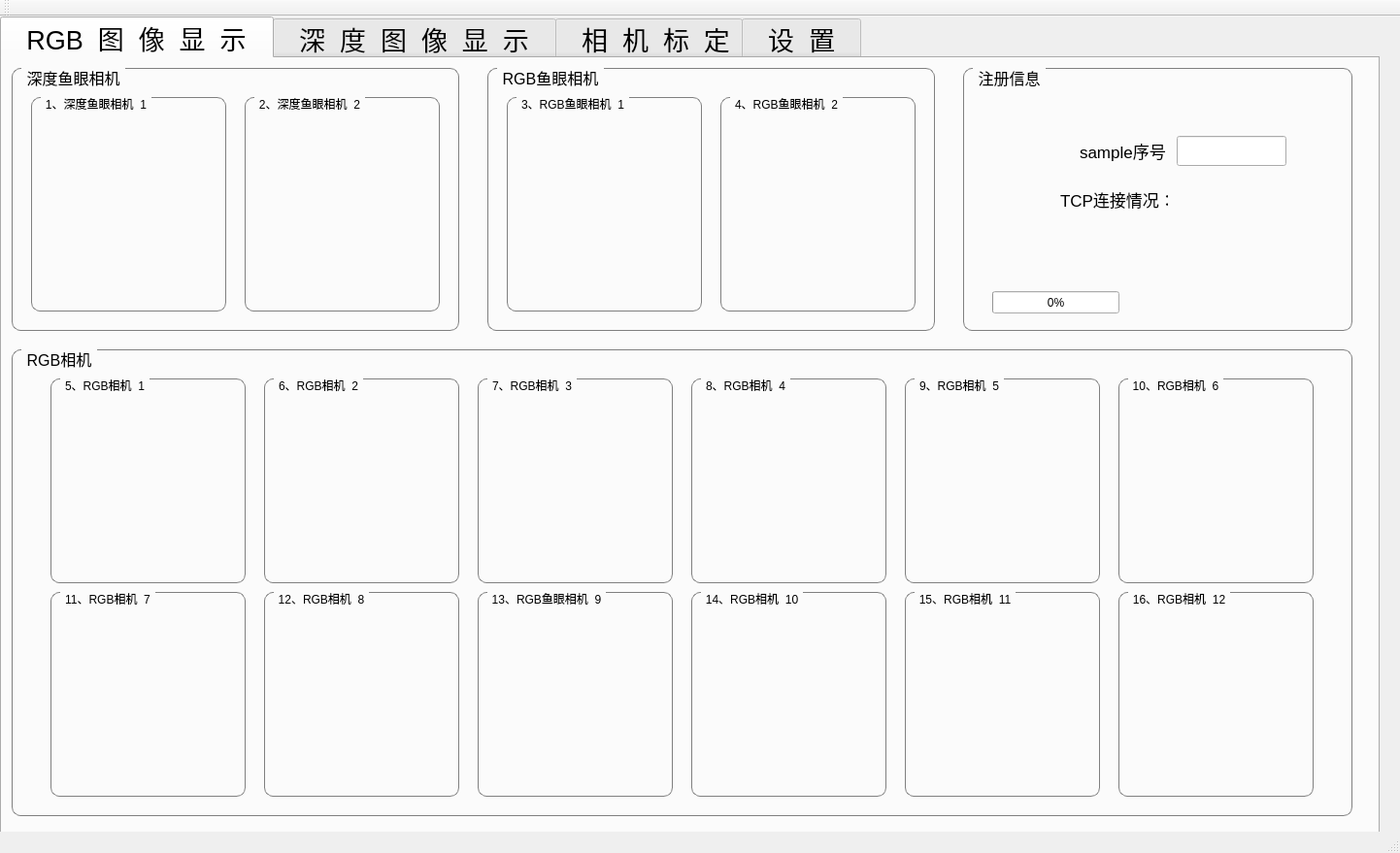
<?xml version="1.0" encoding="UTF-8"?>
<ui version="4.0">
 <class>pic_hard_syncClass</class>
 <widget class="QMainWindow" name="pic_hard_syncClass">
  <property name="geometry">
   <rect>
    <x>0</x>
    <y>0</y>
    <width>1442</width>
    <height>879</height>
   </rect>
  </property>
  <property name="windowTitle">
   <string>pic_hard_sync</string>
  </property>
  <widget class="QWidget" name="centralWidget">
   <widget class="QTabWidget" name="tabWidget">
    <property name="geometry">
     <rect>
      <x>0</x>
      <y>0</y>
      <width>1421</width>
      <height>901</height>
     </rect>
    </property>
    <property name="font">
     <font>
      <family>Arial</family>
      <pointsize>20</pointsize>
      <weight>50</weight>
      <bold>false</bold>
     </font>
    </property>
    <property name="currentIndex">
     <number>0</number>
    </property>
    <widget class="QWidget" name="tab_2">
     <attribute name="title">
      <string>  RGB  图  像  显  示  </string>
     </attribute>
     <widget class="QGroupBox" name="groupBox">
      <property name="geometry">
       <rect>
        <x>10</x>
        <y>10</y>
        <width>461</width>
        <height>271</height>
       </rect>
      </property>
      <property name="font">
       <font>
        <pointsize>12</pointsize>
        <weight>50</weight>
        <bold>false</bold>
       </font>
      </property>
      <property name="styleSheet">
       <string notr="true">QGroupBox {     
border: 1px solid gray;     
border-radius: 9px;     
margin-top: 0.5em;
}

QGroupBox::title {     
subcontrol-origin: margin;     
left: 10px;     
padding: 0 3px 0 3px;
 }</string>
      </property>
      <property name="title">
       <string>深度鱼眼相机</string>
      </property>
      <widget class="QGroupBox" name="groupBox_2">
       <property name="geometry">
        <rect>
         <x>20</x>
         <y>30</y>
         <width>201</width>
         <height>221</height>
        </rect>
       </property>
       <property name="font">
        <font>
         <family>Arial</family>
        </font>
       </property>
       <property name="title">
        <string>1、深度鱼眼相机_1</string>
       </property>
       <widget class="QLabel" name="label_gray_fisheye_1">
        <property name="geometry">
         <rect>
          <x>20</x>
          <y>40</y>
          <width>160</width>
          <height>160</height>
         </rect>
        </property>
        <property name="text">
         <string/>
        </property>
       </widget>
      </widget>
      <widget class="QGroupBox" name="groupBox_3">
       <property name="geometry">
        <rect>
         <x>240</x>
         <y>30</y>
         <width>201</width>
         <height>221</height>
        </rect>
       </property>
       <property name="font">
        <font>
         <family>Arial</family>
        </font>
       </property>
       <property name="title">
        <string>2、深度鱼眼相机_2</string>
       </property>
       <widget class="QLabel" name="label_gray_fisheye_2">
        <property name="geometry">
         <rect>
          <x>20</x>
          <y>40</y>
          <width>160</width>
          <height>160</height>
         </rect>
        </property>
        <property name="text">
         <string/>
        </property>
       </widget>
      </widget>
     </widget>
     <widget class="QGroupBox" name="groupBox_4">
      <property name="geometry">
       <rect>
        <x>500</x>
        <y>10</y>
        <width>461</width>
        <height>271</height>
       </rect>
      </property>
      <property name="font">
       <font>
        <pointsize>12</pointsize>
        <weight>50</weight>
        <bold>false</bold>
       </font>
      </property>
      <property name="styleSheet">
       <string notr="true">QGroupBox {     
border: 1px solid gray;     
border-radius: 9px;     
margin-top: 0.5em;
}

QGroupBox::title {     
subcontrol-origin: margin;     
left: 10px;     
padding: 0 3px 0 3px;
 }</string>
      </property>
      <property name="title">
       <string>RGB鱼眼相机</string>
      </property>
      <widget class="QGroupBox" name="groupBox_5">
       <property name="geometry">
        <rect>
         <x>20</x>
         <y>30</y>
         <width>201</width>
         <height>221</height>
        </rect>
       </property>
       <property name="font">
        <font>
         <family>Arial</family>
        </font>
       </property>
       <property name="title">
        <string>3、RGB鱼眼相机_1</string>
       </property>
       <widget class="QLabel" name="label_RGB_fisheye_1">
        <property name="geometry">
         <rect>
          <x>20</x>
          <y>40</y>
          <width>160</width>
          <height>160</height>
         </rect>
        </property>
        <property name="text">
         <string/>
        </property>
       </widget>
      </widget>
      <widget class="QGroupBox" name="groupBox_6">
       <property name="geometry">
        <rect>
         <x>240</x>
         <y>30</y>
         <width>201</width>
         <height>221</height>
        </rect>
       </property>
       <property name="font">
        <font>
         <family>Arial</family>
        </font>
       </property>
       <property name="title">
        <string>4、RGB鱼眼相机_2</string>
       </property>
       <widget class="QLabel" name="label_RGB_fisheye_2">
        <property name="geometry">
         <rect>
          <x>20</x>
          <y>40</y>
          <width>160</width>
          <height>160</height>
         </rect>
        </property>
        <property name="text">
         <string/>
        </property>
       </widget>
      </widget>
     </widget>
     <widget class="QGroupBox" name="groupBox_7">
      <property name="geometry">
       <rect>
        <x>10</x>
        <y>300</y>
        <width>1381</width>
        <height>481</height>
       </rect>
      </property>
      <property name="font">
       <font>
        <pointsize>12</pointsize>
        <weight>50</weight>
        <bold>false</bold>
       </font>
      </property>
      <property name="styleSheet">
       <string notr="true">QGroupBox {     
border: 1px solid gray;     
border-radius: 9px;     
margin-top: 0.5em;
}

QGroupBox::title {     
subcontrol-origin: margin;     
left: 10px;     
padding: 0 3px 0 3px;
 }</string>
      </property>
      <property name="title">
       <string>RGB相机</string>
      </property>
      <widget class="QGroupBox" name="groupBox_8">
       <property name="geometry">
        <rect>
         <x>40</x>
         <y>30</y>
         <width>201</width>
         <height>211</height>
        </rect>
       </property>
       <property name="font">
        <font>
         <family>Arial</family>
        </font>
       </property>
       <property name="title">
        <string>5、RGB相机_1</string>
       </property>
       <widget class="QLabel" name="label_RGB_1">
        <property name="geometry">
         <rect>
          <x>20</x>
          <y>30</y>
          <width>160</width>
          <height>160</height>
         </rect>
        </property>
        <property name="text">
         <string/>
        </property>
       </widget>
      </widget>
      <widget class="QGroupBox" name="groupBox_9">
       <property name="geometry">
        <rect>
         <x>260</x>
         <y>30</y>
         <width>201</width>
         <height>211</height>
        </rect>
       </property>
       <property name="font">
        <font>
         <family>Arial</family>
        </font>
       </property>
       <property name="title">
        <string>6、RGB相机_2</string>
       </property>
       <widget class="QLabel" name="label_RGB_2">
        <property name="geometry">
         <rect>
          <x>20</x>
          <y>30</y>
          <width>160</width>
          <height>160</height>
         </rect>
        </property>
        <property name="text">
         <string/>
        </property>
       </widget>
      </widget>
      <widget class="QGroupBox" name="groupBox_10">
       <property name="geometry">
        <rect>
         <x>480</x>
         <y>30</y>
         <width>201</width>
         <height>211</height>
        </rect>
       </property>
       <property name="font">
        <font>
         <family>Arial</family>
        </font>
       </property>
       <property name="title">
        <string>7、RGB相机_3</string>
       </property>
       <widget class="QLabel" name="label_RGB_3">
        <property name="geometry">
         <rect>
          <x>20</x>
          <y>30</y>
          <width>160</width>
          <height>160</height>
         </rect>
        </property>
        <property name="text">
         <string/>
        </property>
       </widget>
      </widget>
      <widget class="QGroupBox" name="groupBox_11">
       <property name="geometry">
        <rect>
         <x>700</x>
         <y>30</y>
         <width>201</width>
         <height>211</height>
        </rect>
       </property>
       <property name="font">
        <font>
         <family>Arial</family>
        </font>
       </property>
       <property name="title">
        <string>8、RGB相机_4</string>
       </property>
       <widget class="QLabel" name="label_RGB_4">
        <property name="geometry">
         <rect>
          <x>20</x>
          <y>30</y>
          <width>160</width>
          <height>160</height>
         </rect>
        </property>
        <property name="text">
         <string/>
        </property>
       </widget>
      </widget>
      <widget class="QGroupBox" name="groupBox_12">
       <property name="geometry">
        <rect>
         <x>920</x>
         <y>30</y>
         <width>201</width>
         <height>211</height>
        </rect>
       </property>
       <property name="font">
        <font>
         <family>Arial</family>
        </font>
       </property>
       <property name="title">
        <string>9、RGB相机_5</string>
       </property>
       <widget class="QLabel" name="label_RGB_5">
        <property name="geometry">
         <rect>
          <x>20</x>
          <y>30</y>
          <width>160</width>
          <height>160</height>
         </rect>
        </property>
        <property name="text">
         <string/>
        </property>
       </widget>
      </widget>
      <widget class="QGroupBox" name="groupBox_13">
       <property name="geometry">
        <rect>
         <x>1140</x>
         <y>30</y>
         <width>201</width>
         <height>211</height>
        </rect>
       </property>
       <property name="font">
        <font>
         <family>Arial</family>
        </font>
       </property>
       <property name="title">
        <string>10、RGB相机_6</string>
       </property>
       <widget class="QLabel" name="label_RGB_6">
        <property name="geometry">
         <rect>
          <x>20</x>
          <y>30</y>
          <width>160</width>
          <height>160</height>
         </rect>
        </property>
        <property name="text">
         <string/>
        </property>
       </widget>
      </widget>
      <widget class="QGroupBox" name="groupBox_14">
       <property name="geometry">
        <rect>
         <x>40</x>
         <y>250</y>
         <width>201</width>
         <height>211</height>
        </rect>
       </property>
       <property name="font">
        <font>
         <family>Arial</family>
        </font>
       </property>
       <property name="title">
        <string>11、RGB相机_7</string>
       </property>
       <widget class="QLabel" name="label_RGB_7">
        <property name="geometry">
         <rect>
          <x>20</x>
          <y>30</y>
          <width>160</width>
          <height>160</height>
         </rect>
        </property>
        <property name="text">
         <string/>
        </property>
       </widget>
      </widget>
      <widget class="QGroupBox" name="groupBox_15">
       <property name="geometry">
        <rect>
         <x>260</x>
         <y>250</y>
         <width>201</width>
         <height>211</height>
        </rect>
       </property>
       <property name="font">
        <font>
         <family>Arial</family>
        </font>
       </property>
       <property name="title">
        <string>12、RGB相机_8</string>
       </property>
       <widget class="QLabel" name="label_RGB_8">
        <property name="geometry">
         <rect>
          <x>20</x>
          <y>30</y>
          <width>160</width>
          <height>160</height>
         </rect>
        </property>
        <property name="text">
         <string/>
        </property>
       </widget>
      </widget>
      <widget class="QGroupBox" name="groupBox_16">
       <property name="geometry">
        <rect>
         <x>480</x>
         <y>250</y>
         <width>201</width>
         <height>211</height>
        </rect>
       </property>
       <property name="font">
        <font>
         <family>Arial</family>
        </font>
       </property>
       <property name="title">
        <string>13、RGB鱼眼相机_9</string>
       </property>
       <widget class="QLabel" name="label_RGB_9">
        <property name="geometry">
         <rect>
          <x>20</x>
          <y>30</y>
          <width>160</width>
          <height>160</height>
         </rect>
        </property>
        <property name="text">
         <string/>
        </property>
       </widget>
      </widget>
      <widget class="QGroupBox" name="groupBox_17">
       <property name="geometry">
        <rect>
         <x>700</x>
         <y>250</y>
         <width>201</width>
         <height>211</height>
        </rect>
       </property>
       <property name="font">
        <font>
         <family>Arial</family>
        </font>
       </property>
       <property name="title">
        <string>14、RGB相机_10</string>
       </property>
       <widget class="QLabel" name="label_RGB_10">
        <property name="geometry">
         <rect>
          <x>20</x>
          <y>30</y>
          <width>160</width>
          <height>160</height>
         </rect>
        </property>
        <property name="text">
         <string/>
        </property>
       </widget>
      </widget>
      <widget class="QGroupBox" name="groupBox_18">
       <property name="geometry">
        <rect>
         <x>920</x>
         <y>250</y>
         <width>201</width>
         <height>211</height>
        </rect>
       </property>
       <property name="font">
        <font>
         <family>Arial</family>
        </font>
       </property>
       <property name="title">
        <string>15、RGB相机_11</string>
       </property>
       <widget class="QLabel" name="label_RGB_11">
        <property name="geometry">
         <rect>
          <x>20</x>
          <y>30</y>
          <width>160</width>
          <height>160</height>
         </rect>
        </property>
        <property name="text">
         <string/>
        </property>
       </widget>
      </widget>
      <widget class="QGroupBox" name="groupBox_19">
       <property name="geometry">
        <rect>
         <x>1140</x>
         <y>250</y>
         <width>201</width>
         <height>211</height>
        </rect>
       </property>
       <property name="font">
        <font>
         <family>Arial</family>
        </font>
       </property>
       <property name="title">
        <string>16、RGB相机_12</string>
       </property>
       <widget class="QLabel" name="label_RGB_12">
        <property name="geometry">
         <rect>
          <x>20</x>
          <y>30</y>
          <width>160</width>
          <height>160</height>
         </rect>
        </property>
        <property name="text">
         <string/>
        </property>
       </widget>
      </widget>
     </widget>
     <widget class="QGroupBox" name="groupBox_20">
      <property name="geometry">
       <rect>
        <x>990</x>
        <y>10</y>
        <width>401</width>
        <height>271</height>
       </rect>
      </property>
      <property name="font">
       <font>
        <family>Arial</family>
        <pointsize>12</pointsize>
       </font>
      </property>
      <property name="styleSheet">
       <string notr="true">QGroupBox {     
border: 1px solid gray;     
border-radius: 9px;     
margin-top: 0.5em;
}

QGroupBox::title {     
subcontrol-origin: margin;     
left: 10px;     
padding: 0 3px 0 3px;
 }</string>
      </property>
      <property name="title">
       <string>注册信息</string>
      </property>
      <widget class="QLabel" name="label_NO">
       <property name="geometry">
        <rect>
         <x>120</x>
         <y>70</y>
         <width>91</width>
         <height>31</height>
        </rect>
       </property>
       <property name="font">
        <font>
         <family>Arial</family>
         <pointsize>13</pointsize>
        </font>
       </property>
       <property name="text">
        <string>sample序号：</string>
       </property>
      </widget>
      <widget class="QLineEdit" name="lineEdit_NO">
       <property name="geometry">
        <rect>
         <x>220</x>
         <y>70</y>
         <width>113</width>
         <height>31</height>
        </rect>
       </property>
       <property name="font">
        <font>
         <family>Arial</family>
         <pointsize>13</pointsize>
        </font>
       </property>
      </widget>
      <widget class="QProgressBar" name="progressBar">
       <property name="geometry">
        <rect>
         <x>30</x>
         <y>230</y>
         <width>131</width>
         <height>23</height>
        </rect>
       </property>
       <property name="value">
        <number>0</number>
       </property>
      </widget>
      <widget class="QLabel" name="label_status">
       <property name="geometry">
        <rect>
         <x>170</x>
         <y>230</y>
         <width>221</width>
         <height>21</height>
        </rect>
       </property>
       <property name="font">
        <font>
         <family>Arial</family>
         <pointsize>9</pointsize>
        </font>
       </property>
       <property name="layoutDirection">
        <enum>Qt::LeftToRight</enum>
       </property>
       <property name="text">
        <string/>
       </property>
       <property name="alignment">
        <set>Qt::AlignCenter</set>
       </property>
      </widget>
      <widget class="QLabel" name="label_TCP">
       <property name="geometry">
        <rect>
         <x>100</x>
         <y>120</y>
         <width>111</width>
         <height>31</height>
        </rect>
       </property>
       <property name="font">
        <font>
         <family>Arial</family>
         <pointsize>13</pointsize>
        </font>
       </property>
       <property name="text">
        <string>TCP连接情况：</string>
       </property>
      </widget>
      <widget class="QLabel" name="label_TCP_status">
       <property name="geometry">
        <rect>
         <x>220</x>
         <y>110</y>
         <width>171</width>
         <height>51</height>
        </rect>
       </property>
       <property name="font">
        <font>
         <family>Arial</family>
         <pointsize>13</pointsize>
        </font>
       </property>
       <property name="layoutDirection">
        <enum>Qt::LeftToRight</enum>
       </property>
       <property name="text">
        <string/>
       </property>
       <property name="alignment">
        <set>Qt::AlignLeading|Qt::AlignLeft|Qt::AlignVCenter</set>
       </property>
      </widget>
     </widget>
    </widget>
    <widget class="QWidget" name="tab_camera">
     <attribute name="title">
      <string>  深  度  图  像  显  示  </string>
     </attribute>
     <widget class="QLabel" name="label_RGBD_5">
      <property name="geometry">
       <rect>
        <x>110</x>
        <y>120</y>
        <width>111</width>
        <height>111</height>
       </rect>
      </property>
      <property name="text">
       <string/>
      </property>
     </widget>
     <widget class="QLabel" name="label_RGBD_10">
      <property name="geometry">
       <rect>
        <x>110</x>
        <y>120</y>
        <width>111</width>
        <height>111</height>
       </rect>
      </property>
      <property name="text">
       <string/>
      </property>
     </widget>
     <widget class="QLabel" name="label_RGBD_12">
      <property name="geometry">
       <rect>
        <x>110</x>
        <y>120</y>
        <width>111</width>
        <height>111</height>
       </rect>
      </property>
      <property name="text">
       <string/>
      </property>
     </widget>
     <widget class="QLabel" name="label_RGBD_2">
      <property name="geometry">
       <rect>
        <x>110</x>
        <y>120</y>
        <width>111</width>
        <height>111</height>
       </rect>
      </property>
      <property name="text">
       <string/>
      </property>
     </widget>
     <widget class="QLabel" name="label_RGBD_8">
      <property name="geometry">
       <rect>
        <x>110</x>
        <y>120</y>
        <width>111</width>
        <height>111</height>
       </rect>
      </property>
      <property name="text">
       <string/>
      </property>
     </widget>
     <widget class="QLabel" name="label_RGBD_3">
      <property name="geometry">
       <rect>
        <x>110</x>
        <y>120</y>
        <width>111</width>
        <height>111</height>
       </rect>
      </property>
      <property name="text">
       <string/>
      </property>
     </widget>
     <widget class="QLabel" name="label_RGBD_1">
      <property name="geometry">
       <rect>
        <x>110</x>
        <y>120</y>
        <width>640</width>
        <height>480</height>
       </rect>
      </property>
      <property name="text">
       <string/>
      </property>
     </widget>
     <widget class="QLabel" name="label_RGBD_6">
      <property name="geometry">
       <rect>
        <x>110</x>
        <y>120</y>
        <width>111</width>
        <height>111</height>
       </rect>
      </property>
      <property name="text">
       <string/>
      </property>
     </widget>
     <widget class="QLabel" name="label_RGBD_11">
      <property name="geometry">
       <rect>
        <x>110</x>
        <y>120</y>
        <width>111</width>
        <height>111</height>
       </rect>
      </property>
      <property name="text">
       <string/>
      </property>
     </widget>
     <widget class="QLabel" name="label_RGBD_7">
      <property name="geometry">
       <rect>
        <x>110</x>
        <y>120</y>
        <width>111</width>
        <height>111</height>
       </rect>
      </property>
      <property name="text">
       <string/>
      </property>
     </widget>
     <widget class="QLabel" name="label_RGBD_4">
      <property name="geometry">
       <rect>
        <x>110</x>
        <y>120</y>
        <width>111</width>
        <height>111</height>
       </rect>
      </property>
      <property name="text">
       <string/>
      </property>
     </widget>
     <widget class="QLabel" name="label_RGBD_9">
      <property name="geometry">
       <rect>
        <x>390</x>
        <y>130</y>
        <width>111</width>
        <height>111</height>
       </rect>
      </property>
      <property name="text">
       <string/>
      </property>
     </widget>
    </widget>
    <widget class="QWidget" name="tab_3">
     <attribute name="title">
      <string>  相  机  标  定</string>
     </attribute>
     <widget class="QComboBox" name="comboBox_calibration_camera_1">
      <property name="geometry">
       <rect>
        <x>330</x>
        <y>80</y>
        <width>261</width>
        <height>51</height>
       </rect>
      </property>
      <item>
       <property name="text">
        <string>1、深度鱼眼相机_1</string>
       </property>
      </item>
      <item>
       <property name="text">
        <string>2、深度鱼眼相机_2</string>
       </property>
      </item>
      <item>
       <property name="text">
        <string>3、RGB相机_1</string>
       </property>
      </item>
      <item>
       <property name="text">
        <string>4、RGB鱼眼相机_2</string>
       </property>
      </item>
      <item>
       <property name="text">
        <string>5、RGBD相机_1</string>
       </property>
      </item>
      <item>
       <property name="text">
        <string>6、RGBD相机_2</string>
       </property>
      </item>
      <item>
       <property name="text">
        <string>7、RGBD相机_3</string>
       </property>
      </item>
      <item>
       <property name="text">
        <string>8、RGBD相机_4</string>
       </property>
      </item>
      <item>
       <property name="text">
        <string>9、RGBD相机_5</string>
       </property>
      </item>
      <item>
       <property name="text">
        <string>10、RGBD相机_6</string>
       </property>
      </item>
      <item>
       <property name="text">
        <string>11、RGBD相机_7</string>
       </property>
      </item>
      <item>
       <property name="text">
        <string>12、RGBD相机_8</string>
       </property>
      </item>
      <item>
       <property name="text">
        <string>13、RGBD相机_9</string>
       </property>
      </item>
      <item>
       <property name="text">
        <string>14、RGBD相机_10</string>
       </property>
      </item>
      <item>
       <property name="text">
        <string>15、RGBD相机_11</string>
       </property>
      </item>
      <item>
       <property name="text">
        <string>12、RGBD相机_12</string>
       </property>
      </item>
     </widget>
     <widget class="QLabel" name="label_calibration_camera_1">
      <property name="geometry">
       <rect>
        <x>100</x>
        <y>80</y>
        <width>211</width>
        <height>51</height>
       </rect>
      </property>
      <property name="text">
       <string>需要标定的相机1：</string>
      </property>
     </widget>
     <widget class="QLabel" name="label_calibration_camera_2">
      <property name="geometry">
       <rect>
        <x>100</x>
        <y>180</y>
        <width>211</width>
        <height>51</height>
       </rect>
      </property>
      <property name="text">
       <string>需要标定的相机2：</string>
      </property>
     </widget>
     <widget class="QComboBox" name="comboBox_calibration_camera_2">
      <property name="geometry">
       <rect>
        <x>330</x>
        <y>180</y>
        <width>261</width>
        <height>51</height>
       </rect>
      </property>
      <item>
       <property name="text">
        <string>1、深度鱼眼相机_1</string>
       </property>
      </item>
      <item>
       <property name="text">
        <string>2、深度鱼眼相机_2</string>
       </property>
      </item>
      <item>
       <property name="text">
        <string>3、RGB相机_1</string>
       </property>
      </item>
      <item>
       <property name="text">
        <string>4、RGB鱼眼相机_2</string>
       </property>
      </item>
      <item>
       <property name="text">
        <string>5、RGBD相机_1</string>
       </property>
      </item>
      <item>
       <property name="text">
        <string>6、RGBD相机_2</string>
       </property>
      </item>
      <item>
       <property name="text">
        <string>7、RGBD相机_3</string>
       </property>
      </item>
      <item>
       <property name="text">
        <string>8、RGBD相机_4</string>
       </property>
      </item>
      <item>
       <property name="text">
        <string>9、RGBD相机_5</string>
       </property>
      </item>
      <item>
       <property name="text">
        <string>10、RGBD相机_6</string>
       </property>
      </item>
      <item>
       <property name="text">
        <string>11、RGBD相机_7</string>
       </property>
      </item>
      <item>
       <property name="text">
        <string>12、RGBD相机_8</string>
       </property>
      </item>
      <item>
       <property name="text">
        <string>13、RGBD相机_9</string>
       </property>
      </item>
      <item>
       <property name="text">
        <string>14、RGBD相机_10</string>
       </property>
      </item>
      <item>
       <property name="text">
        <string>15、RGBD相机_11</string>
       </property>
      </item>
      <item>
       <property name="text">
        <string>12、RGBD相机_12</string>
       </property>
      </item>
     </widget>
     <widget class="QPushButton" name="pushButton_start_calibration">
      <property name="geometry">
       <rect>
        <x>280</x>
        <y>270</y>
        <width>161</width>
        <height>51</height>
       </rect>
      </property>
      <property name="text">
       <string>开始标定</string>
      </property>
     </widget>
    </widget>
    <widget class="QWidget" name="tab">
     <attribute name="title">
      <string>  设  置  </string>
     </attribute>
     <widget class="QLineEdit" name="lineEdit_sample_frame">
      <property name="geometry">
       <rect>
        <x>590</x>
        <y>120</y>
        <width>91</width>
        <height>41</height>
       </rect>
      </property>
      <property name="font">
       <font>
        <family>Arial</family>
        <pointsize>20</pointsize>
       </font>
      </property>
      <property name="text">
       <string>125</string>
      </property>
     </widget>
     <widget class="QLabel" name="label_sample_frame">
      <property name="geometry">
       <rect>
        <x>350</x>
        <y>120</y>
        <width>211</width>
        <height>41</height>
       </rect>
      </property>
      <property name="font">
       <font>
        <family>Arial</family>
        <pointsize>20</pointsize>
        <weight>50</weight>
        <bold>false</bold>
       </font>
      </property>
      <property name="text">
       <string>单次采样帧数：</string>
      </property>
      <property name="alignment">
       <set>Qt::AlignRight|Qt::AlignTrailing|Qt::AlignVCenter</set>
      </property>
     </widget>
     <widget class="QLineEdit" name="lineEdit_FPS">
      <property name="geometry">
       <rect>
        <x>590</x>
        <y>210</y>
        <width>91</width>
        <height>41</height>
       </rect>
      </property>
      <property name="font">
       <font>
        <family>Arial</family>
        <pointsize>20</pointsize>
       </font>
      </property>
      <property name="text">
       <string>10</string>
      </property>
     </widget>
     <widget class="QLabel" name="label_FPS">
      <property name="geometry">
       <rect>
        <x>390</x>
        <y>210</y>
        <width>171</width>
        <height>41</height>
       </rect>
      </property>
      <property name="font">
       <font>
        <family>Arial</family>
        <pointsize>20</pointsize>
        <weight>50</weight>
        <bold>false</bold>
       </font>
      </property>
      <property name="text">
       <string>FPS：</string>
      </property>
      <property name="alignment">
       <set>Qt::AlignRight|Qt::AlignTrailing|Qt::AlignVCenter</set>
      </property>
     </widget>
     <widget class="QLabel" name="label_save_path">
      <property name="geometry">
       <rect>
        <x>390</x>
        <y>370</y>
        <width>171</width>
        <height>41</height>
       </rect>
      </property>
      <property name="font">
       <font>
        <family>Arial</family>
        <pointsize>20</pointsize>
        <weight>50</weight>
        <bold>false</bold>
       </font>
      </property>
      <property name="text">
       <string>存储路径：</string>
      </property>
      <property name="alignment">
       <set>Qt::AlignRight|Qt::AlignTrailing|Qt::AlignVCenter</set>
      </property>
     </widget>
     <widget class="QPushButton" name="pushButton_select_path">
      <property name="geometry">
       <rect>
        <x>590</x>
        <y>430</y>
        <width>91</width>
        <height>41</height>
       </rect>
      </property>
      <property name="text">
       <string>选择</string>
      </property>
     </widget>
     <widget class="QLabel" name="label_root_path">
      <property name="geometry">
       <rect>
        <x>590</x>
        <y>380</y>
        <width>811</width>
        <height>31</height>
       </rect>
      </property>
      <property name="text">
       <string>../data</string>
      </property>
     </widget>
     <widget class="QLineEdit" name="lineEdit_total_recording_time">
      <property name="geometry">
       <rect>
        <x>590</x>
        <y>300</y>
        <width>91</width>
        <height>41</height>
       </rect>
      </property>
      <property name="font">
       <font>
        <family>Arial</family>
        <pointsize>20</pointsize>
       </font>
      </property>
      <property name="text">
       <string>3</string>
      </property>
     </widget>
     <widget class="QLabel" name="label_total_recording_time">
      <property name="geometry">
       <rect>
        <x>330</x>
        <y>300</y>
        <width>231</width>
        <height>41</height>
       </rect>
      </property>
      <property name="font">
       <font>
        <family>Arial</family>
        <pointsize>20</pointsize>
        <weight>50</weight>
        <bold>false</bold>
       </font>
      </property>
      <property name="text">
       <string>单个用户注册次数</string>
      </property>
      <property name="alignment">
       <set>Qt::AlignRight|Qt::AlignTrailing|Qt::AlignVCenter</set>
      </property>
     </widget>
    </widget>
   </widget>
  </widget>
  <widget class="QMenuBar" name="menuBar">
   <property name="geometry">
    <rect>
     <x>0</x>
     <y>0</y>
     <width>1442</width>
     <height>23</height>
    </rect>
   </property>
  </widget>
  <widget class="QToolBar" name="mainToolBar">
   <attribute name="toolBarArea">
    <enum>TopToolBarArea</enum>
   </attribute>
   <attribute name="toolBarBreak">
    <bool>false</bool>
   </attribute>
  </widget>
  <widget class="QStatusBar" name="statusBar"/>
 </widget>
 <layoutdefault spacing="6" margin="11"/>
 <resources>
  <include location="pic_hard_sync.qrc"/>
 </resources>
 <connections/>
</ui>
